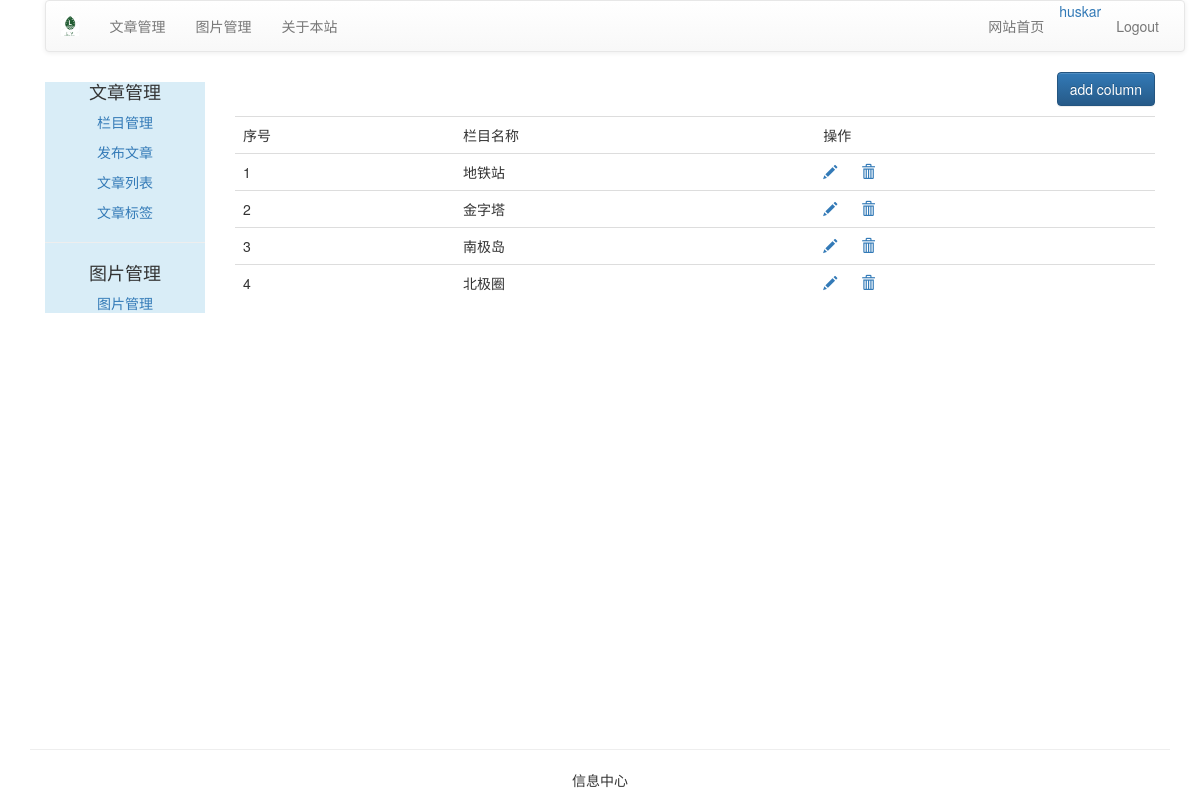
Page /blog/article/article-column/ (signed in) on the earlier database version.
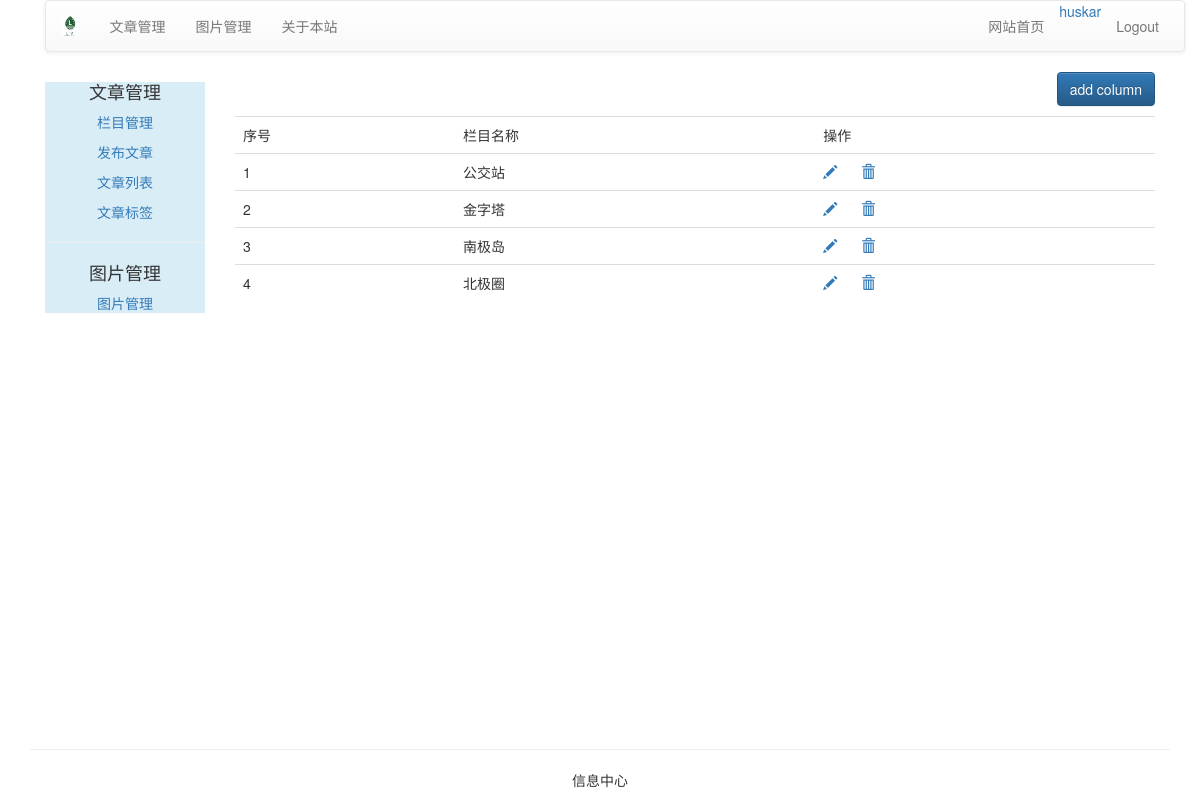
Same page on the later database version.
### article/models.py (models this page shows, shortened)
class ArticleColumn(models.Model):
    user = models.ForeignKey(User, related_name='article_column', on_delete=models.PROTECT)
    column = models.CharField(max_length=200)
    created = models.DateField(auto_now_add=True)

### article/views.py (the view, shortened to what this page needs)
@login_required(login_url='/account/login/')
@csrf_exempt
def article_column(request):
    if request.method == "GET":
        columns = ArticleColumn.objects.filter(user=request.user)
        column_form = ArticleColumnForm()
        return render(request, "article/article_column.html", {"columns": columns, "column_form": column_form})

### templates/article/article_column.html (shortened to what this page needs)
{% extends "article/base.html" %}
{% load  staticfiles %}
{% block content %}
<div>
    <p class="text-right"><button id="add_column" onclick="add_column()" class="btn btn-primary">add column</button> </p>
    <table class="table table-hover">
        <tr>
            <td>序号</td>
            <td>栏目名称</td>
            <td>操作</td>
        </tr>
        {% for column in columns %}
        <tr>
            <td>{{ forloop.counter }}</td>
            <td>{{  column.column }}</td>
            <td>
                <a name="edit" href="javascript:" onclick="edit_column(this, {{ column.id }})">
                    <span class="glyphicon glyphicon-pencil"></span>
                </a>
                <a name="delete" href="javascript:" onclick="del_column(this, {{ column.id }})">
                    <span class="glyphicon glyphicon-trash" style="margin-left: 20px;"></span>
                </a>
            </td>
        </tr>
        {% empty %}
        <p>目前还没有设置栏目</p>
        {% endfor %}
    </table>
</div>
{% endblock %}

Differences in the rows shown:
changed ArticleColumn: column "地铁站" → "公交站"
